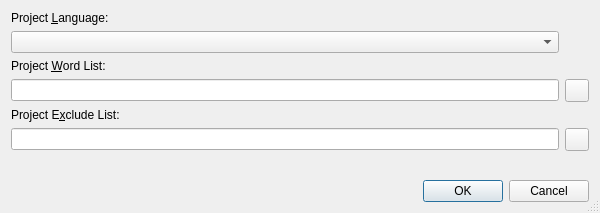
<?xml version="1.0" encoding="UTF-8"?>
<ui version="4.0">
 <class>SpellingPropertiesDialog</class>
 <widget class="QDialog" name="SpellingPropertiesDialog">
  <property name="geometry">
   <rect>
    <x>0</x>
    <y>0</y>
    <width>600</width>
    <height>213</height>
   </rect>
  </property>
  <property name="windowTitle">
   <string>Spelling Properties</string>
  </property>
  <property name="sizeGripEnabled">
   <bool>true</bool>
  </property>
  <layout class="QGridLayout" name="gridLayout">
   <item row="0" column="0">
    <widget class="QLabel" name="textLabel1_3">
     <property name="text">
      <string>Project &amp;Language:</string>
     </property>
     <property name="buddy">
      <cstring>spellingComboBox</cstring>
     </property>
    </widget>
   </item>
   <item row="1" column="0">
    <widget class="QComboBox" name="spellingComboBox">
     <property name="toolTip">
      <string>Select the project's language</string>
     </property>
    </widget>
   </item>
   <item row="2" column="0">
    <widget class="QLabel" name="label">
     <property name="text">
      <string>Project &amp;Word List:</string>
     </property>
     <property name="buddy">
      <cstring>pwlEdit</cstring>
     </property>
    </widget>
   </item>
   <item row="3" column="0">
    <widget class="QLineEdit" name="pwlEdit">
     <property name="toolTip">
      <string>Enter the filename of the project word list</string>
     </property>
    </widget>
   </item>
   <item row="4" column="0">
    <widget class="QLabel" name="label_2">
     <property name="text">
      <string>Project E&amp;xclude List:</string>
     </property>
     <property name="buddy">
      <cstring>pelEdit</cstring>
     </property>
    </widget>
   </item>
   <item row="5" column="0">
    <widget class="QLineEdit" name="pelEdit">
     <property name="toolTip">
      <string>Enter the filename of the project exclude list</string>
     </property>
    </widget>
   </item>
   <item row="6" column="0">
    <spacer name="verticalSpacer">
     <property name="orientation">
      <enum>Qt::Vertical</enum>
     </property>
     <property name="sizeHint" stdset="0">
      <size>
       <width>20</width>
       <height>2</height>
      </size>
     </property>
    </spacer>
   </item>
   <item row="7" column="0" colspan="2">
    <widget class="QDialogButtonBox" name="buttonBox">
     <property name="orientation">
      <enum>Qt::Horizontal</enum>
     </property>
     <property name="standardButtons">
      <set>QDialogButtonBox::Cancel|QDialogButtonBox::Ok</set>
     </property>
    </widget>
   </item>
   <item row="3" column="1">
    <widget class="QToolButton" name="pwlButton">
     <property name="toolTip">
      <string>Select the project word list file via a file selection dialog</string>
     </property>
    </widget>
   </item>
   <item row="5" column="1">
    <widget class="QToolButton" name="pelButton">
     <property name="toolTip">
      <string>Select the project exclude list file via a file selection dialog</string>
     </property>
    </widget>
   </item>
  </layout>
 </widget>
 <tabstops>
  <tabstop>spellingComboBox</tabstop>
  <tabstop>pwlEdit</tabstop>
  <tabstop>pwlButton</tabstop>
  <tabstop>pelEdit</tabstop>
  <tabstop>pelButton</tabstop>
  <tabstop>buttonBox</tabstop>
 </tabstops>
 <resources/>
 <connections>
  <connection>
   <sender>buttonBox</sender>
   <signal>accepted()</signal>
   <receiver>SpellingPropertiesDialog</receiver>
   <slot>accept()</slot>
   <hints>
    <hint type="sourcelabel">
     <x>222</x>
     <y>171</y>
    </hint>
    <hint type="destinationlabel">
     <x>157</x>
     <y>186</y>
    </hint>
   </hints>
  </connection>
  <connection>
   <sender>buttonBox</sender>
   <signal>rejected()</signal>
   <receiver>SpellingPropertiesDialog</receiver>
   <slot>reject()</slot>
   <hints>
    <hint type="sourcelabel">
     <x>290</x>
     <y>177</y>
    </hint>
    <hint type="destinationlabel">
     <x>286</x>
     <y>186</y>
    </hint>
   </hints>
  </connection>
 </connections>
</ui>
